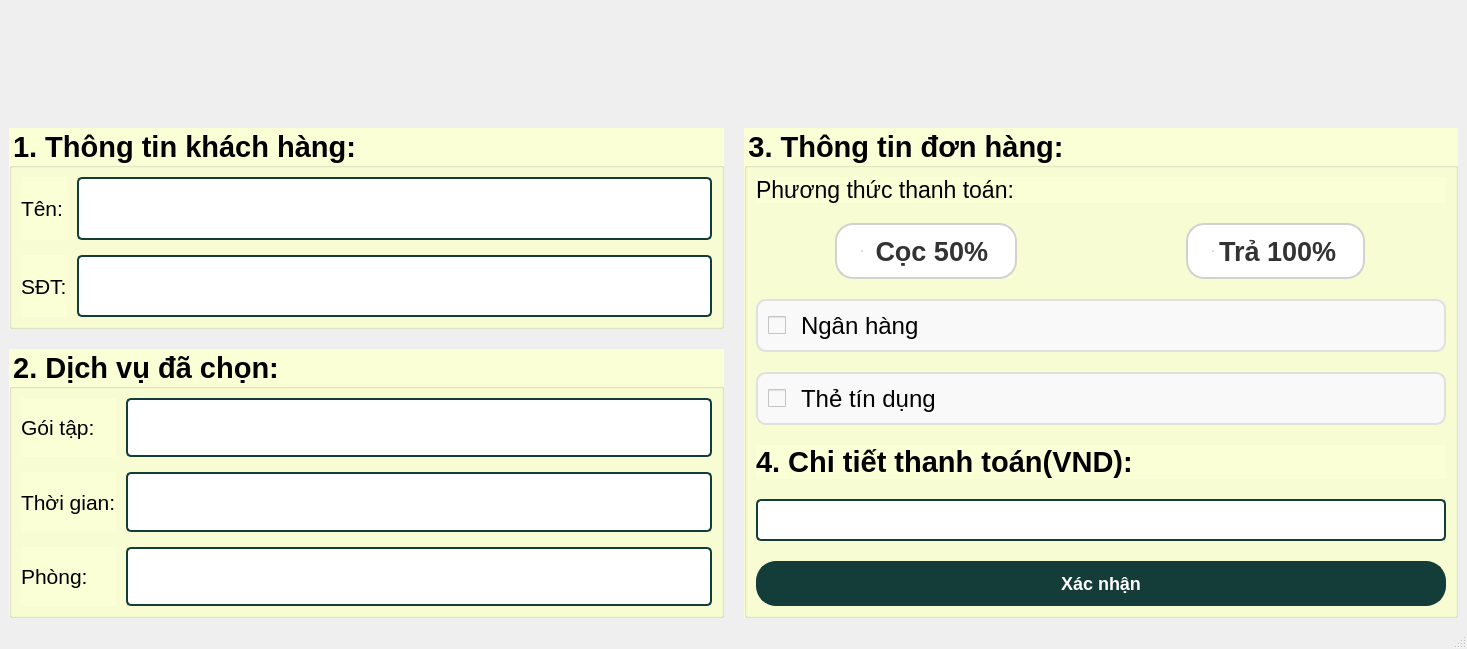
<?xml version="1.0" encoding="UTF-8"?>
<ui version="4.0">
 <class>MainWindow</class>
 <widget class="QMainWindow" name="MainWindow">
  <property name="geometry">
   <rect>
    <x>0</x>
    <y>0</y>
    <width>1467</width>
    <height>649</height>
   </rect>
  </property>
  <property name="windowTitle">
   <string>MainWindow</string>
  </property>
  <property name="styleSheet">
   <string notr="true">#centralwidget{
border-image: url(:/pic/payments.png);
}</string>
  </property>
  <widget class="QWidget" name="centralwidget">
   <layout class="QVBoxLayout" name="verticalLayout">
    <item>
     <layout class="QGridLayout" name="gridLayout" rowstretch="2,3,4">
      <property name="spacing">
       <number>20</number>
      </property>
      <item row="0" column="0">
       <widget class="QLabel" name="label">
        <property name="text">
         <string/>
        </property>
       </widget>
      </item>
      <item row="1" column="0">
       <widget class="QGroupBox" name="groupBox_1">
        <property name="font">
         <font>
          <pointsize>22</pointsize>
          <weight>75</weight>
          <bold>true</bold>
         </font>
        </property>
        <property name="styleSheet">
         <string notr="true">background-color: rgb(251, 255, 213)
</string>
        </property>
        <property name="title">
         <string>1. Thông tin khách hàng:</string>
        </property>
        <layout class="QVBoxLayout" name="verticalLayout_3">
         <item>
          <layout class="QGridLayout" name="gridLayout_2">
           <property name="horizontalSpacing">
            <number>10</number>
           </property>
           <property name="verticalSpacing">
            <number>15</number>
           </property>
           <item row="0" column="0">
            <widget class="QLabel" name="label_2">
             <property name="font">
              <font>
               <pointsize>16</pointsize>
              </font>
             </property>
             <property name="text">
              <string>Tên:</string>
             </property>
            </widget>
           </item>
           <item row="1" column="0">
            <widget class="QLabel" name="label_3">
             <property name="font">
              <font>
               <pointsize>16</pointsize>
              </font>
             </property>
             <property name="text">
              <string>SĐT:</string>
             </property>
            </widget>
           </item>
           <item row="0" column="1">
            <widget class="QLineEdit" name="lineEditName">
             <property name="sizePolicy">
              <sizepolicy hsizetype="Expanding" vsizetype="Expanding">
               <horstretch>0</horstretch>
               <verstretch>0</verstretch>
              </sizepolicy>
             </property>
             <property name="font">
              <font>
               <pointsize>18</pointsize>
              </font>
             </property>
             <property name="styleSheet">
              <string notr="true">border: 2px solid #143d3a; /* Màu xanh đậm của header */
border-radius: 5px;
padding: 5px;
background-color: white;</string>
             </property>
            </widget>
           </item>
           <item row="1" column="1">
            <widget class="QLineEdit" name="lineEditID">
             <property name="sizePolicy">
              <sizepolicy hsizetype="Expanding" vsizetype="Expanding">
               <horstretch>0</horstretch>
               <verstretch>0</verstretch>
              </sizepolicy>
             </property>
             <property name="font">
              <font>
               <pointsize>18</pointsize>
              </font>
             </property>
             <property name="styleSheet">
              <string notr="true">border: 2px solid #143d3a; /* Màu xanh đậm của header */
border-radius: 5px;
padding: 5px;
background-color: white;</string>
             </property>
            </widget>
           </item>
          </layout>
         </item>
        </layout>
       </widget>
      </item>
      <item row="2" column="0">
       <widget class="QGroupBox" name="groupBox_2">
        <property name="font">
         <font>
          <pointsize>22</pointsize>
          <weight>75</weight>
          <bold>true</bold>
         </font>
        </property>
        <property name="styleSheet">
         <string notr="true">background-color: rgb(251, 255, 213)</string>
        </property>
        <property name="title">
         <string>2. Dịch vụ đã chọn:</string>
        </property>
        <layout class="QVBoxLayout" name="verticalLayout_2">
         <item>
          <layout class="QGridLayout" name="gridLayout_3">
           <property name="horizontalSpacing">
            <number>10</number>
           </property>
           <property name="verticalSpacing">
            <number>15</number>
           </property>
           <item row="2" column="0">
            <widget class="QLabel" name="label_6">
             <property name="font">
              <font>
               <pointsize>16</pointsize>
              </font>
             </property>
             <property name="text">
              <string>Phòng:</string>
             </property>
            </widget>
           </item>
           <item row="1" column="1">
            <widget class="QLineEdit" name="lineEditTime">
             <property name="sizePolicy">
              <sizepolicy hsizetype="Expanding" vsizetype="Expanding">
               <horstretch>0</horstretch>
               <verstretch>0</verstretch>
              </sizepolicy>
             </property>
             <property name="font">
              <font>
               <pointsize>18</pointsize>
              </font>
             </property>
             <property name="styleSheet">
              <string notr="true">border: 2px solid #143d3a; /* Màu xanh đậm của header */
border-radius: 5px;
padding: 5px;
background-color: white;</string>
             </property>
            </widget>
           </item>
           <item row="2" column="1">
            <widget class="QLineEdit" name="lineEditRoom">
             <property name="sizePolicy">
              <sizepolicy hsizetype="Expanding" vsizetype="Expanding">
               <horstretch>0</horstretch>
               <verstretch>0</verstretch>
              </sizepolicy>
             </property>
             <property name="font">
              <font>
               <pointsize>18</pointsize>
              </font>
             </property>
             <property name="styleSheet">
              <string notr="true">border: 2px solid #143d3a; /* Màu xanh đậm của header */
border-radius: 5px;
padding: 5px;
background-color: white;</string>
             </property>
            </widget>
           </item>
           <item row="0" column="1">
            <widget class="QLineEdit" name="lineEditPackage">
             <property name="sizePolicy">
              <sizepolicy hsizetype="Expanding" vsizetype="Expanding">
               <horstretch>0</horstretch>
               <verstretch>0</verstretch>
              </sizepolicy>
             </property>
             <property name="font">
              <font>
               <pointsize>16</pointsize>
              </font>
             </property>
             <property name="styleSheet">
              <string notr="true">border: 2px solid #143d3a; /* Màu xanh đậm của header */
border-radius: 5px;
padding: 5px;
background-color: white;</string>
             </property>
            </widget>
           </item>
           <item row="0" column="0">
            <widget class="QLabel" name="label_4">
             <property name="font">
              <font>
               <pointsize>16</pointsize>
              </font>
             </property>
             <property name="text">
              <string>Gói tập:</string>
             </property>
            </widget>
           </item>
           <item row="1" column="0">
            <widget class="QLabel" name="label_5">
             <property name="font">
              <font>
               <pointsize>16</pointsize>
              </font>
             </property>
             <property name="text">
              <string>Thời gian:</string>
             </property>
            </widget>
           </item>
          </layout>
         </item>
        </layout>
       </widget>
      </item>
      <item row="1" column="1" rowspan="2">
       <widget class="QGroupBox" name="groupBox_3">
        <property name="sizePolicy">
         <sizepolicy hsizetype="Expanding" vsizetype="Expanding">
          <horstretch>0</horstretch>
          <verstretch>0</verstretch>
         </sizepolicy>
        </property>
        <property name="font">
         <font>
          <pointsize>22</pointsize>
          <weight>75</weight>
          <bold>true</bold>
         </font>
        </property>
        <property name="styleSheet">
         <string notr="true">background-color: rgb(251, 255, 213)</string>
        </property>
        <property name="title">
         <string>3. Thông tin đơn hàng:</string>
        </property>
        <layout class="QVBoxLayout" name="verticalLayout_4">
         <item>
          <layout class="QGridLayout" name="gridLayout_4">
           <property name="horizontalSpacing">
            <number>10</number>
           </property>
           <property name="verticalSpacing">
            <number>20</number>
           </property>
           <item row="1" column="1" alignment="Qt::AlignHCenter">
            <widget class="QRadioButton" name="radioButtonFull">
             <property name="sizePolicy">
              <sizepolicy hsizetype="Minimum" vsizetype="Expanding">
               <horstretch>0</horstretch>
               <verstretch>0</verstretch>
              </sizepolicy>
             </property>
             <property name="font">
              <font>
               <pointsize>20</pointsize>
               <weight>75</weight>
               <bold>true</bold>
              </font>
             </property>
             <property name="styleSheet">
              <string notr="true">/* 1. Trạng thái bình thường */
QRadioButton {
    padding: 10px 25px;
    border-radius: 18px;
    border: 2px solid #d1d1d1;
    background-color: white;
    color: #333;
    font-weight: bold;
}

/* 2. Khi rê chuột vào (Hover) */
QRadioButton:hover {
    background-color: #f0fdfa;
    border-color: #143d3a;
}

/* 3. Khi được chọn (Checked) */
QRadioButton:checked {
    color: white;
    background-color: #143d3a;
    border-color: #143d3a;
}

/* 4. Ẩn cái chấm tròn mặc định */
QRadioButton::indicator {
    width: 0px;
}</string>
             </property>
             <property name="text">
              <string>Trả 100%</string>
             </property>
            </widget>
           </item>
           <item row="0" column="0" colspan="2">
            <widget class="QLabel" name="label_7">
             <property name="sizePolicy">
              <sizepolicy hsizetype="Preferred" vsizetype="Expanding">
               <horstretch>0</horstretch>
               <verstretch>0</verstretch>
              </sizepolicy>
             </property>
             <property name="font">
              <font>
               <pointsize>17</pointsize>
              </font>
             </property>
             <property name="text">
              <string>Phương thức thanh toán:</string>
             </property>
            </widget>
           </item>
           <item row="2" column="0" colspan="2">
            <widget class="QCheckBox" name="checkBoxBak">
             <property name="sizePolicy">
              <sizepolicy hsizetype="Minimum" vsizetype="Expanding">
               <horstretch>0</horstretch>
               <verstretch>0</verstretch>
              </sizepolicy>
             </property>
             <property name="font">
              <font>
               <pointsize>18</pointsize>
              </font>
             </property>
             <property name="styleSheet">
              <string notr="true">/* Trạng thái bình thường */
QCheckBox {
    spacing: 15px;      /* Khoảng cách giữa ô check và chữ */
    padding: 10px;      /* Tạo khoảng trống bên trong thẻ */
    background-color: #f9f9f9;
    border: 2px solid #e0e0e0;
    border-radius: 10px;
}

/* Khi di chuột qua (Hover) */
QCheckBox:hover {
    border-color: #143d3a;
    background-color: #f0f7f6;
}

/* Khi được TÍCH CHỌN (Quan trọng nhất) */
QCheckBox:checked {
    border: 2px solid #143d3a;
    background-color: #e8f2f1;
}

/* Ẩn cái ô vuông mặc định đi để nhìn cho sạch (Tùy chọn) */
QCheckBox::indicator {
    width: 18px;
    height: 18px;
}</string>
             </property>
             <property name="text">
              <string>Ngân hàng</string>
             </property>
             <property name="icon">
              <iconset>
               <normaloff>../../images/bank.jpg</normaloff>../../images/bank.jpg</iconset>
             </property>
             <property name="iconSize">
              <size>
               <width>60</width>
               <height>60</height>
              </size>
             </property>
            </widget>
           </item>
           <item row="1" column="0" alignment="Qt::AlignHCenter">
            <widget class="QRadioButton" name="radioButtonHalf">
             <property name="sizePolicy">
              <sizepolicy hsizetype="Minimum" vsizetype="Expanding">
               <horstretch>0</horstretch>
               <verstretch>0</verstretch>
              </sizepolicy>
             </property>
             <property name="minimumSize">
              <size>
               <width>0</width>
               <height>0</height>
              </size>
             </property>
             <property name="font">
              <font>
               <pointsize>20</pointsize>
               <weight>75</weight>
               <bold>true</bold>
              </font>
             </property>
             <property name="styleSheet">
              <string notr="true">/* 1. Trạng thái bình thường */
QRadioButton {
    padding: 10px 25px;
    border-radius: 18px;
    border: 2px solid #d1d1d1;
    background-color: white;
    color: #333;
    font-weight: bold;
}

/* 2. Khi rê chuột vào (Hover) */
QRadioButton:hover {
    background-color: #f0fdfa;
    border-color: #143d3a;
}

/* 3. Khi được chọn (Checked) */
QRadioButton:checked {
    color: white;
    background-color: #143d3a;
    border-color: #143d3a;
}

/* 4. Ẩn cái chấm tròn mặc định */
QRadioButton::indicator {
    width: 0px;
}</string>
             </property>
             <property name="text">
              <string> Cọc 50%</string>
             </property>
            </widget>
           </item>
           <item row="3" column="0" colspan="2">
            <widget class="QCheckBox" name="checkBoxCard">
             <property name="sizePolicy">
              <sizepolicy hsizetype="Minimum" vsizetype="Expanding">
               <horstretch>0</horstretch>
               <verstretch>0</verstretch>
              </sizepolicy>
             </property>
             <property name="font">
              <font>
               <pointsize>18</pointsize>
              </font>
             </property>
             <property name="styleSheet">
              <string notr="true">/* Trạng thái bình thường */
QCheckBox {
    spacing: 15px;      /* Khoảng cách giữa ô check và chữ */
    padding: 10px;      /* Tạo khoảng trống bên trong thẻ */
    background-color: #f9f9f9;
    border: 2px solid #e0e0e0;
    border-radius: 10px;
}

/* Khi di chuột qua (Hover) */
QCheckBox:hover {
    border-color: #143d3a;
    background-color: #f0f7f6;
}

/* Khi được TÍCH CHỌN (Quan trọng nhất) */
QCheckBox:checked {
    border: 2px solid #143d3a;
    background-color: #e8f2f1;
}

/* Ẩn cái ô vuông mặc định đi để nhìn cho sạch (Tùy chọn) */
QCheckBox::indicator {
    width: 18px;
    height: 18px;
}</string>
             </property>
             <property name="text">
              <string>Thẻ tín dụng</string>
             </property>
             <property name="icon">
              <iconset>
               <normaloff>../../images/visa.png</normaloff>../../images/visa.png</iconset>
             </property>
             <property name="iconSize">
              <size>
               <width>60</width>
               <height>60</height>
              </size>
             </property>
             <property name="tristate">
              <bool>false</bool>
             </property>
            </widget>
           </item>
           <item row="4" column="0" colspan="2">
            <widget class="QLabel" name="label_8">
             <property name="sizePolicy">
              <sizepolicy hsizetype="Expanding" vsizetype="Expanding">
               <horstretch>0</horstretch>
               <verstretch>0</verstretch>
              </sizepolicy>
             </property>
             <property name="font">
              <font>
               <pointsize>22</pointsize>
               <weight>75</weight>
               <bold>true</bold>
              </font>
             </property>
             <property name="text">
              <string>4. Chi tiết thanh toán(VND):</string>
             </property>
            </widget>
           </item>
           <item row="6" column="0" colspan="2">
            <widget class="QPushButton" name="pushButtonCofirm">
             <property name="sizePolicy">
              <sizepolicy hsizetype="Minimum" vsizetype="Expanding">
               <horstretch>0</horstretch>
               <verstretch>0</verstretch>
              </sizepolicy>
             </property>
             <property name="font">
              <font>
               <pointsize>-1</pointsize>
               <weight>75</weight>
               <bold>true</bold>
              </font>
             </property>
             <property name="styleSheet">
              <string notr="true">QPushButton {
    background-color: #143d3a;    
    color: white;                 
    /* CÀI ĐẶT BO TRÒN Ở ĐÂY */
    border-radius: 20px;          /* Số này càng lớn thì càng tròn */
    border: 2px solid #143d3a;    /* Thêm viền để định hình rõ hơn */
    
    font-weight: bold;
    font-size: 18px;              /* Chỉnh cho chữ to lên như bạn muốn */
    padding: 10px;                /* Tạo khoảng trống cho chữ thở */
}

/* Hiệu ứng khi rê chuột */
QPushButton:hover {
    background-color: #1a524e;
    border-color: #1a524e;
}

/* Hiệu ứng khi nhấn (lún xuống) */
QPushButton:pressed {
    background-color: #0d2927;
    padding-top: 12px; 
}</string>
             </property>
             <property name="text">
              <string>Xác nhận</string>
             </property>
            </widget>
           </item>
           <item row="5" column="0" colspan="2">
            <widget class="QLineEdit" name="lineEditTotalMoney">
             <property name="sizePolicy">
              <sizepolicy hsizetype="Expanding" vsizetype="Expanding">
               <horstretch>0</horstretch>
               <verstretch>0</verstretch>
              </sizepolicy>
             </property>
             <property name="font">
              <font>
               <pointsize>17</pointsize>
              </font>
             </property>
             <property name="styleSheet">
              <string notr="true">border: 2px solid #143d3a; /* Màu xanh đậm của header */
border-radius: 5px;
padding: 5px;
background-color: white;</string>
             </property>
             <property name="alignment">
              <set>Qt::AlignLeading|Qt::AlignLeft|Qt::AlignVCenter</set>
             </property>
            </widget>
           </item>
          </layout>
         </item>
        </layout>
       </widget>
      </item>
     </layout>
    </item>
   </layout>
  </widget>
  <widget class="QMenuBar" name="menubar">
   <property name="geometry">
    <rect>
     <x>0</x>
     <y>0</y>
     <width>1467</width>
     <height>21</height>
    </rect>
   </property>
  </widget>
  <widget class="QStatusBar" name="statusbar"/>
 </widget>
 <resources>
  <include location="../../images/images.qrc"/>
 </resources>
 <connections/>
</ui>
